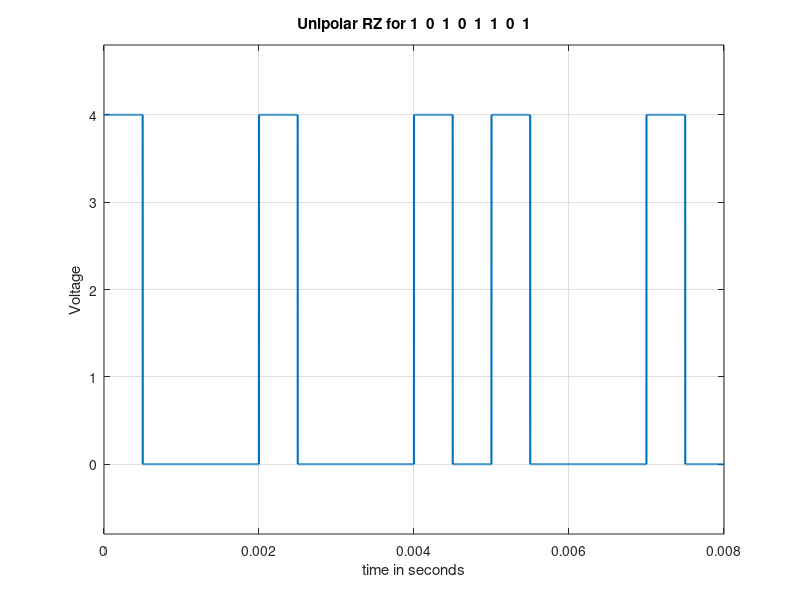

This chart was generated by the following MATLAB code:
clc
clear all
close all
bit_stream = [1 0 1 0 1 1 0 1];
no_bits = length(bit_stream);
bit_rate = 1000; % 1 kbps
pulse_per_bit = 2; % for unipolar rz
pulse_duration = 1/((pulse_per_bit)*(bit_rate));
no_pulses = no_bits*pulse_per_bit;
samples_per_pulse = 500;
fs = (samples_per_pulse)/(pulse_duration); %sampling frequency
% including pulse duration in sampling frequency
% ensures having enough samples in each pulse 
t = 0:1/fs:(no_pulses)*(pulse_duration); % sampling interval
% total duration = (no_pulse)*(pulse_duration)
no_samples = length(t); % total number of samples
dig_sig = zeros(1,no_samples);
max_voltage = 4;
min_voltage = 0;
for i = 1:no_bits
    j = (i-1)*2;
    if bit_stream(i) == 1
        dig_sig((j*(samples_per_pulse)+1):(j+1)*(samples_per_pulse)) = max_voltage*ones(1,samples_per_pulse);
        dig_sig(((j+1)*(samples_per_pulse)+1):(j+2)*(samples_per_pulse)) = zeros(1,samples_per_pulse);
    else
        dig_sig((j*(samples_per_pulse)+1):(j+1)*(samples_per_pulse)) = min_voltage*ones(1,samples_per_pulse);
        dig_sig(((j+1)*(samples_per_pulse)+1):(j+2)*(samples_per_pulse)) = zeros(1,samples_per_pulse);
    end
end
plot(t,dig_sig,'linewidth',1.5)
grid on
xlabel('time in seconds')
ylabel('Voltage')
ylim([(min_voltage - (max_voltage)*0.2) (max_voltage+max_voltage*0.2)])
title(['Unipolar RZ for ',num2str(bit_stream),''])